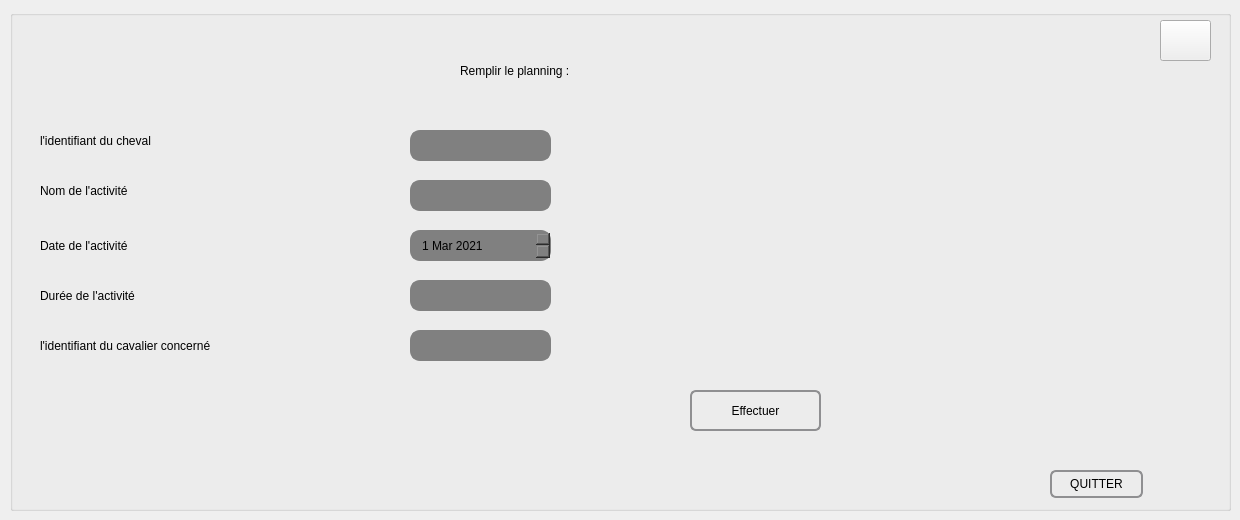
        <widget class="QWidget" name="tab_9">
         <attribute name="title">
          <string>Remplir </string>
         </attribute>
         <widget class="QGroupBox" name="groupBox">
          <property name="geometry">
           <rect>
            <x>10</x>
            <y>10</y>
            <width>1221</width>
            <height>501</height>
           </rect>
          </property>
          <property name="styleSheet">
           <string notr="true">font: 25 8pt &quot;Footlight MT Light&quot;;</string>
          </property>
          <property name="title">
           <string/>
          </property>
          <widget class="QLabel" name="label">
           <property name="geometry">
            <rect>
             <x>30</x>
             <y>110</y>
             <width>321</width>
             <height>41</height>
            </rect>
           </property>
           <property name="styleSheet">
            <string notr="true">font: 25 15pt &quot;Footlight MT Light&quot;;</string>
           </property>
           <property name="text">
            <string>l'identifiant du cheval</string>
           </property>
          </widget>
          <widget class="QLabel" name="label_2">
           <property name="geometry">
            <rect>
             <x>30</x>
             <y>170</y>
             <width>241</width>
             <height>21</height>
            </rect>
           </property>
           <property name="styleSheet">
            <string notr="true">font: 25 15pt &quot;Footlight MT Light&quot;;</string>
           </property>
           <property name="text">
            <string>Nom de l'activité</string>
           </property>
          </widget>
          <widget class="QLabel" name="label_3">
           <property name="geometry">
            <rect>
             <x>30</x>
             <y>220</y>
             <width>241</width>
             <height>31</height>
            </rect>
           </property>
           <property name="styleSheet">
            <string notr="true">font: 25 15pt &quot;Footlight MT Light&quot;;</string>
           </property>
           <property name="text">
            <string>Date de l'activité</string>
           </property>
          </widget>
          <widget class="QLabel" name="label_4">
           <property name="geometry">
            <rect>
             <x>30</x>
             <y>270</y>
             <width>261</width>
             <height>31</height>
            </rect>
           </property>
           <property name="styleSheet">
            <string notr="true">font: 25 15pt &quot;Footlight MT Light&quot;;</string>
           </property>
           <property name="text">
            <string>Durée de l'activité</string>
           </property>
          </widget>
          <widget class="QLabel" name="label_5">
           <property name="geometry">
            <rect>
             <x>30</x>
             <y>320</y>
             <width>361</width>
             <height>31</height>
            </rect>
           </property>
           <property name="styleSheet">
            <string notr="true">font: 25 15pt &quot;Footlight MT Light&quot;;</string>
           </property>
           <property name="text">
            <string>l'identifiant du cavalier concerné</string>
           </property>
          </widget>
          <widget class="QLineEdit" name="Id_cheval">
           <property name="geometry">
            <rect>
             <x>400</x>
             <y>120</y>
             <width>141</width>
             <height>31</height>
            </rect>
           </property>
           <property name="styleSheet">
            <string notr="true">QLineEdit {
    border: 2px solid gray;
    border-radius: 10px;
    padding: 0 8px;
    background: grey;
    selection-background-color: darkgray;
}
</string>
           </property>
           <property name="text">
            <string/>
           </property>
           <property name="readOnly">
            <bool>false</bool>
           </property>
          </widget>
          <widget class="QLineEdit" name="Id_cavalier">
           <property name="geometry">
            <rect>
             <x>400</x>
             <y>320</y>
             <width>141</width>
             <height>31</height>
            </rect>
           </property>
           <property name="styleSheet">
            <string notr="true">QLineEdit {
    border: 2px solid gray;
    border-radius: 10px;
    padding: 0 8px;
    background: grey;
    selection-background-color: darkgray;
}

</string>
           </property>
           <property name="readOnly">
            <bool>false</bool>
           </property>
          </widget>
          <widget class="QPushButton" name="ajouter">
           <property name="geometry">
            <rect>
             <x>680</x>
             <y>380</y>
             <width>131</width>
             <height>41</height>
            </rect>
           </property>
           <property name="styleSheet">
            <string notr="true">QPushButton {
    border: 2px solid #8f8f91;
    border-radius: 6px;
    background-color: qlineargradient(x1: 0, y1: 0, x2: 0, y2: 1,
                                      stop: 0 #f6f7fa, stop: 1 #dadbde);
    min-width: 80px;
}

QPushButton:pressed {
    background-color: qlineargradient(x1: 0, y1: 0, x2: 0, y2: 1,
                                      stop: 0 #dadbde, stop: 1 #f6f7fa);
}

QPushButton:flat {
    border: none; /* no border for a flat push button */
}

QPushButton:default {
    border-color: navy; /* make the default button prominent */
}</string>
           </property>
           <property name="text">
            <string>Effectuer</string>
           </property>
           <property name="icon">
            <iconset resource="imagee.qrc">
             <normaloff>:/verifier.png</normaloff>:/verifier.png</iconset>
           </property>
          </widget>
          <widget class="QLineEdit" name="duree">
           <property name="geometry">
            <rect>
             <x>400</x>
             <y>270</y>
             <width>141</width>
             <height>31</height>
            </rect>
           </property>
           <property name="styleSheet">
            <string notr="true">QLineEdit {
    border: 2px solid gray;
    border-radius: 10px;
    padding: 0 8px;
    background: grey;
    selection-background-color: darkgray;
}
</string>
           </property>
          </widget>
          <widget class="QLineEdit" name="Nom_activite">
           <property name="geometry">
            <rect>
             <x>400</x>
             <y>170</y>
             <width>141</width>
             <height>31</height>
            </rect>
           </property>
           <property name="styleSheet">
            <string notr="true">QLineEdit {
    border: 2px solid gray;
    border-radius: 10px;
    padding: 0 8px;
    background: grey;
    selection-background-color: darkgray;
}
</string>
           </property>
          </widget>
          <widget class="QPushButton" name="pushButton_Quitter">
           <property name="geometry">
            <rect>
             <x>1040</x>
             <y>460</y>
             <width>93</width>
             <height>28</height>
            </rect>
           </property>
           <property name="styleSheet">
            <string notr="true">QPushButton {
    border: 2px solid #8f8f91;
    border-radius: 6px;
    background-color: qlineargradient(x1: 0, y1: 0, x2: 0, y2: 1,
                                      stop: 0 #f6f7fa, stop: 1 #dadbde);
    min-width: 80px;
}

QPushButton:pressed {
    background-color: qlineargradient(x1: 0, y1: 0, x2: 0, y2: 1,
                                      stop: 0 #dadbde, stop: 1 #f6f7fa);
}

QPushButton:flat {
    border: none; /* no border for a flat push button */
}

QPushButton:default {
    border-color: navy; /* make the default button prominent */
}</string>
           </property>
           <property name="text">
            <string>QUITTER</string>
           </property>
           <property name="icon">
            <iconset resource="imagee.qrc">
             <normaloff>:/quitter.png</normaloff>:/quitter.png</iconset>
           </property>
          </widget>
          <widget class="QDateEdit" name="date_activite">
           <property name="geometry">
            <rect>
             <x>400</x>
             <y>220</y>
             <width>141</width>
             <height>31</height>
            </rect>
           </property>
           <property name="styleSheet">
            <string notr="true">QDateEdit {
    border: 2px solid gray;
    border-radius: 10px;
    padding: 0 8px;
    background: grey;
    selection-background-color: darkgray;
}
</string>
           </property>
           <property name="maximumDate">
            <date>
             <year>2023</year>
             <month>3</month>
             <day>1</day>
            </date>
           </property>
           <property name="minimumDate">
            <date>
             <year>2021</year>
             <month>3</month>
             <day>1</day>
            </date>
           </property>
          </widget>
          <widget class="QLabel" name="label_36">
           <property name="geometry">
            <rect>
             <x>450</x>
             <y>30</y>
             <width>381</width>
             <height>61</height>
            </rect>
           </property>
           <property name="styleSheet">
            <string notr="true">font: 25 22pt &quot;Footlight MT Light&quot;;</string>
           </property>
           <property name="text">
            <string>Remplir le planning :</string>
           </property>
          </widget>
          <widget class="QLabel" name="label_44">
           <property name="geometry">
            <rect>
             <x>960</x>
             <y>140</y>
             <width>141</width>
             <height>151</height>
            </rect>
           </property>
           <property name="styleSheet">
            <string notr="true">image: url(:/planning.png);</string>
           </property>
           <property name="text">
            <string/>
           </property>
          </widget>
          <widget class="QPushButton" name="pushButton_Reglage_3">
           <property name="geometry">
            <rect>
             <x>1150</x>
             <y>10</y>
             <width>51</width>
             <height>41</height>
            </rect>
           </property>
           <property name="styleSheet">
            <string notr="true"/>
           </property>
           <property name="text">
            <string/>
           </property>
           <property name="icon">
            <iconset resource="imagee.qrc">
             <normaloff>:/settings.png</normaloff>:/settings.png</iconset>
           </property>
          </widget>
         </widget>
        </widget>
